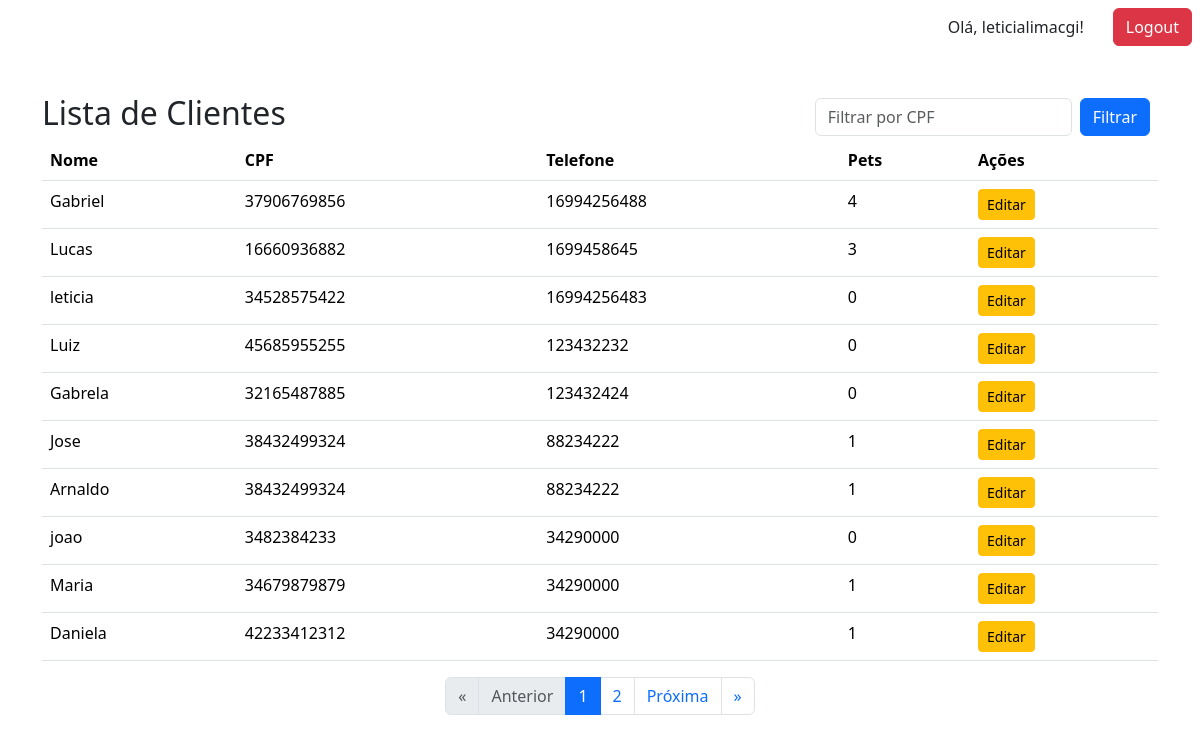
The app's page /clientes/ (signed in), older data.
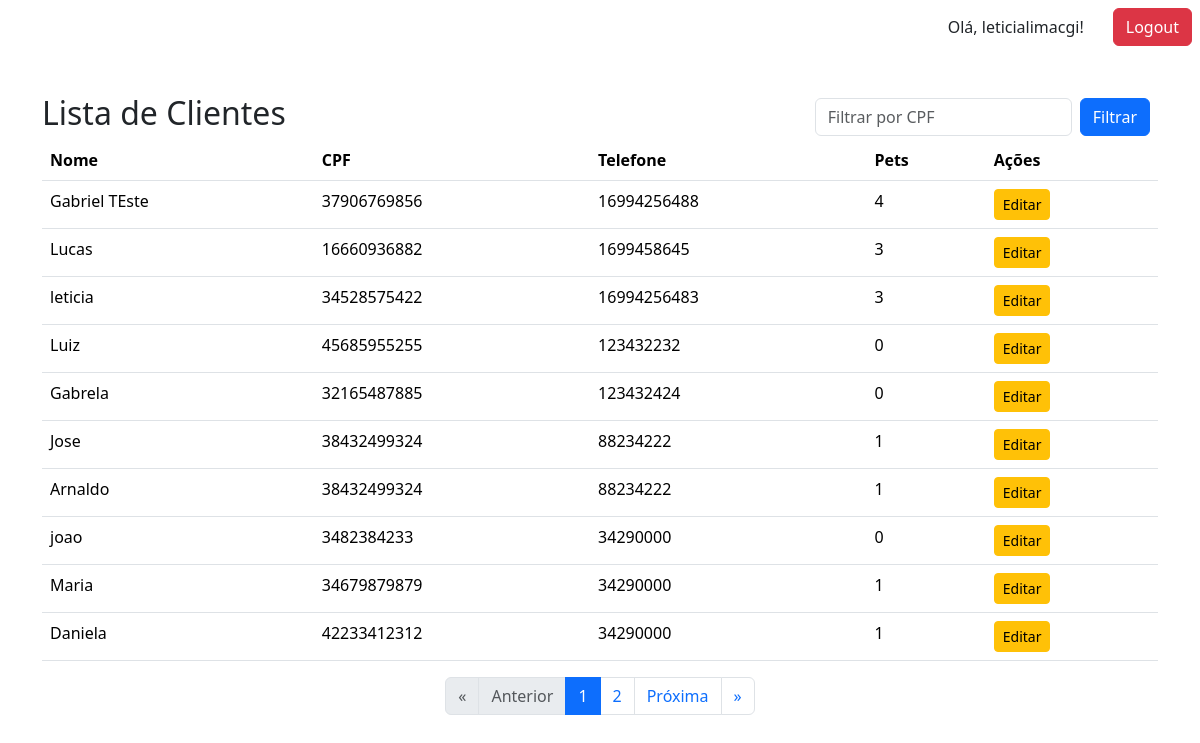
The same page, newer data.
### core/models.py (models this page shows, shortened)
class Cliente(models.Model):
    usuario = models.OneToOneField(User,
                                   on_delete=models.CASCADE,
                                   related_name='cliente', null=True)
    nome = models.CharField(max_length=100)
    cpf = models.CharField(max_length=11, blank=True, null=True)
    telefone = models.CharField(max_length=15)
    email = models.EmailField()
    endereco = models.TextField()

### core/views.py (the view)
# urls.py: path('clientes/', views.lista_clientes, name='lista_clientes'),
@login_required(login_url='login')
def lista_clientes(request):
    filtro_cpf = request.GET.get('cpf', '')
    clientes_qs = Cliente.objects.all().prefetch_related('animais')
    if filtro_cpf:
        clientes_qs = clientes_qs.filter(cpf__icontains=filtro_cpf)
    paginator = Paginator(clientes_qs, 10)  # 10 clientes por página
    page_number = request.GET.get('page')
    clientes = paginator.get_page(page_number)
    return render(request, 'cliente/lista_clientes.html', {
        'clientes': clientes,
        'filtro_cpf': filtro_cpf
    })

### templates/cliente/lista_clientes.html (shortened to what this page needs)
{% extends "base.html" %}
{% block content %}
<div class="page-header d-flex justify-content-between align-items-center">
    <h2 class="page-title">Lista de Clientes</h2>
    <form method="get" class="d-flex">
        <input type="text" name="cpf" value="{{ filtro_cpf }}"
            class="form-control me-2" placeholder="Filtrar por CPF">
        <button type="submit" class="btn btn-primary me-2">Filtrar</button>
    </form>
</div>
<table class="table">
    <thead>
        <tr>
            <th>Nome</th>
            <th>CPF</th>
            <th>Telefone</th>
            <th>Pets</th>
            <th>Ações</th>
        </tr>
    </thead>
    <tbody>
    {% for cliente in clientes %}
        <tr>
            <td>{{ cliente.nome }}</td>
            <td>{{ cliente.cpf }}</td>
            <td>{{ cliente.telefone }}</td>
            <td>{{ cliente.animais.all.count }}</td>
            <td>
                <a href="{% url 'edit_cliente' cliente.id %}" class="btn btn-warning btn-sm">Editar</a>
            </td>
        </tr>
    {% endfor %}
    </tbody>
</table>
{% include "components/pagination.html" with page_obj=clientes %}
{% endblock %}

Row changes from the older to the newer data that the page shows:
changed Cliente: nome "Gabriel" → "Gabriel TEste"
computed for Cliente "leticia": animais.all.count "0" → "3"
